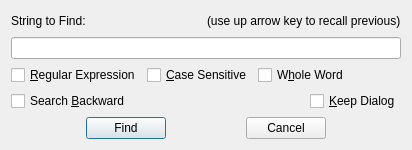
<?xml version="1.0" encoding="UTF-8"?>
<ui version="4.0">
 <class>DialogFind</class>
 <widget class="QDialog" name="DialogFind">
  <property name="geometry">
   <rect>
    <x>0</x>
    <y>0</y>
    <width>412</width>
    <height>147</height>
   </rect>
  </property>
  <property name="windowTitle">
   <string>Find</string>
  </property>
  <layout class="QVBoxLayout" name="verticalLayout">
   <item>
    <layout class="QHBoxLayout" name="horizontalLayout">
     <item>
      <widget class="QLabel" name="label">
       <property name="text">
        <string>String to Find:</string>
       </property>
      </widget>
     </item>
     <item>
      <spacer name="horizontalSpacer">
       <property name="orientation">
        <enum>Qt::Horizontal</enum>
       </property>
       <property name="sizeHint" stdset="0">
        <size>
         <width>40</width>
         <height>20</height>
        </size>
       </property>
      </spacer>
     </item>
     <item>
      <widget class="QLabel" name="label_2">
       <property name="text">
        <string>(use up arrow key to recall previous)</string>
       </property>
      </widget>
     </item>
    </layout>
   </item>
   <item>
    <widget class="QLineEdit" name="textFind"/>
   </item>
   <item>
    <layout class="QHBoxLayout" name="horizontalLayout_2">
     <item>
      <widget class="QCheckBox" name="checkRegex">
       <property name="text">
        <string>&amp;Regular Expression</string>
       </property>
      </widget>
     </item>
     <item>
      <widget class="QCheckBox" name="checkCase">
       <property name="text">
        <string>&amp;Case Sensitive</string>
       </property>
      </widget>
     </item>
     <item>
      <widget class="QCheckBox" name="checkWord">
       <property name="text">
        <string>W&amp;hole Word</string>
       </property>
      </widget>
     </item>
     <item>
      <spacer name="horizontalSpacer_2">
       <property name="orientation">
        <enum>Qt::Horizontal</enum>
       </property>
       <property name="sizeHint" stdset="0">
        <size>
         <width>40</width>
         <height>20</height>
        </size>
       </property>
      </spacer>
     </item>
    </layout>
   </item>
   <item>
    <layout class="QHBoxLayout" name="horizontalLayout_3">
     <item>
      <widget class="QCheckBox" name="checkBackward">
       <property name="text">
        <string>Search &amp;Backward</string>
       </property>
      </widget>
     </item>
     <item>
      <spacer name="horizontalSpacer_3">
       <property name="orientation">
        <enum>Qt::Horizontal</enum>
       </property>
       <property name="sizeHint" stdset="0">
        <size>
         <width>40</width>
         <height>20</height>
        </size>
       </property>
      </spacer>
     </item>
     <item>
      <widget class="QCheckBox" name="checkKeep">
       <property name="text">
        <string>&amp;Keep Dialog</string>
       </property>
      </widget>
     </item>
    </layout>
   </item>
   <item>
    <layout class="QHBoxLayout" name="horizontalLayout_4">
     <item>
      <spacer name="horizontalSpacer_5">
       <property name="orientation">
        <enum>Qt::Horizontal</enum>
       </property>
       <property name="sizeHint" stdset="0">
        <size>
         <width>40</width>
         <height>20</height>
        </size>
       </property>
      </spacer>
     </item>
     <item>
      <widget class="QPushButton" name="buttonFind">
       <property name="text">
        <string>Find</string>
       </property>
       <property name="icon">
        <iconset theme="edit-find">
         <normaloff/>
        </iconset>
       </property>
       <property name="shortcut">
        <string>Return</string>
       </property>
       <property name="default">
        <bool>true</bool>
       </property>
      </widget>
     </item>
     <item>
      <spacer name="horizontalSpacer_4">
       <property name="orientation">
        <enum>Qt::Horizontal</enum>
       </property>
       <property name="sizeHint" stdset="0">
        <size>
         <width>40</width>
         <height>20</height>
        </size>
       </property>
      </spacer>
     </item>
     <item>
      <widget class="QPushButton" name="buttonCancel">
       <property name="text">
        <string>Cancel</string>
       </property>
       <property name="icon">
        <iconset theme="dialog-cancel"/>
       </property>
       <property name="shortcut">
        <string>Esc</string>
       </property>
      </widget>
     </item>
     <item>
      <spacer name="horizontalSpacer_6">
       <property name="orientation">
        <enum>Qt::Horizontal</enum>
       </property>
       <property name="sizeHint" stdset="0">
        <size>
         <width>40</width>
         <height>20</height>
        </size>
       </property>
      </spacer>
     </item>
    </layout>
   </item>
   <item>
    <spacer name="verticalSpacer">
     <property name="orientation">
      <enum>Qt::Vertical</enum>
     </property>
     <property name="sizeHint" stdset="0">
      <size>
       <width>20</width>
       <height>1</height>
      </size>
     </property>
    </spacer>
   </item>
  </layout>
 </widget>
 <resources/>
 <connections>
  <connection>
   <sender>buttonCancel</sender>
   <signal>clicked()</signal>
   <receiver>DialogFind</receiver>
   <slot>reject()</slot>
   <hints>
    <hint type="sourcelabel">
     <x>264</x>
     <y>125</y>
    </hint>
    <hint type="destinationlabel">
     <x>372</x>
     <y>137</y>
    </hint>
   </hints>
  </connection>
 </connections>
</ui>
